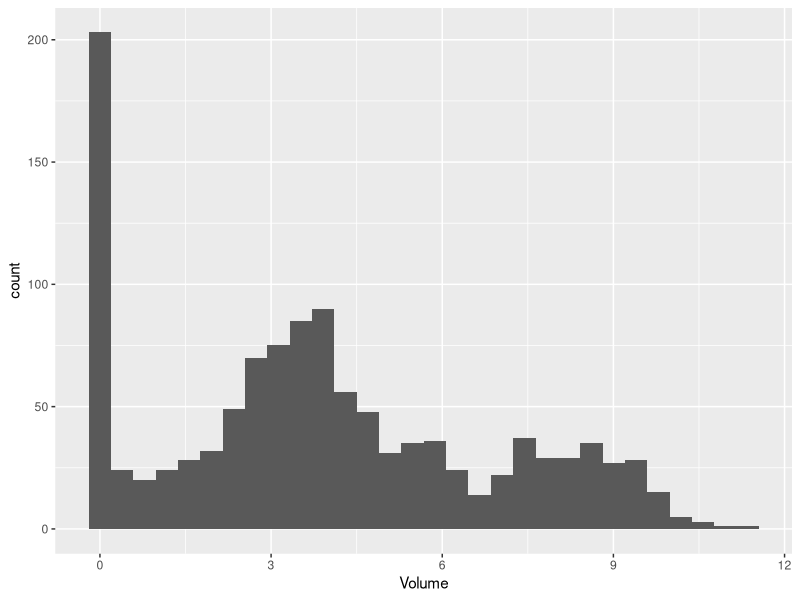
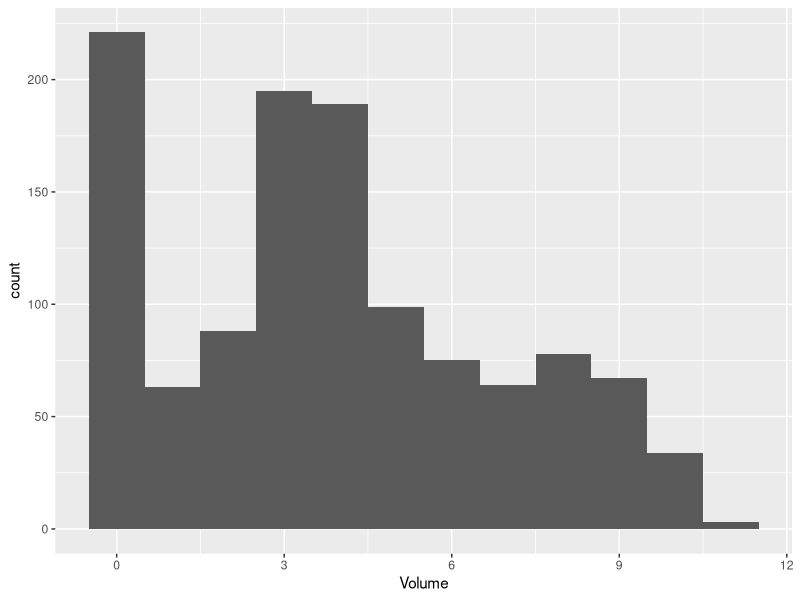
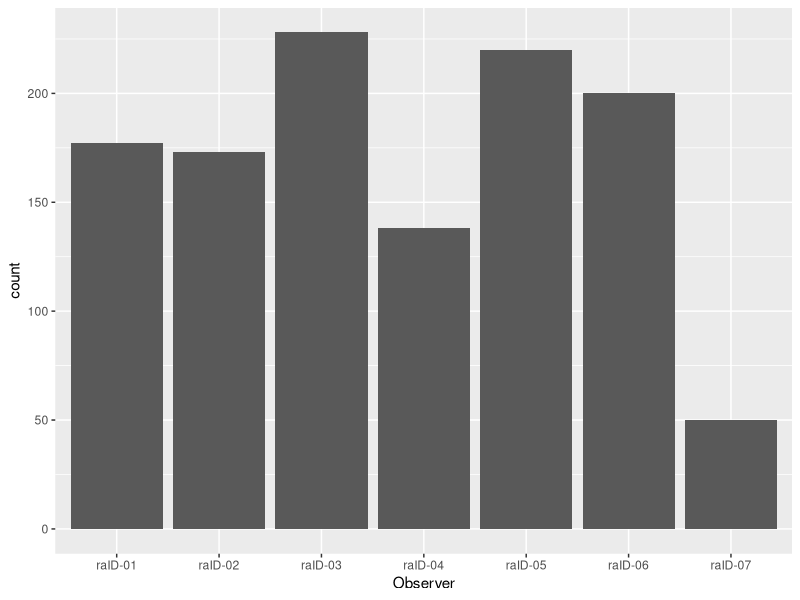
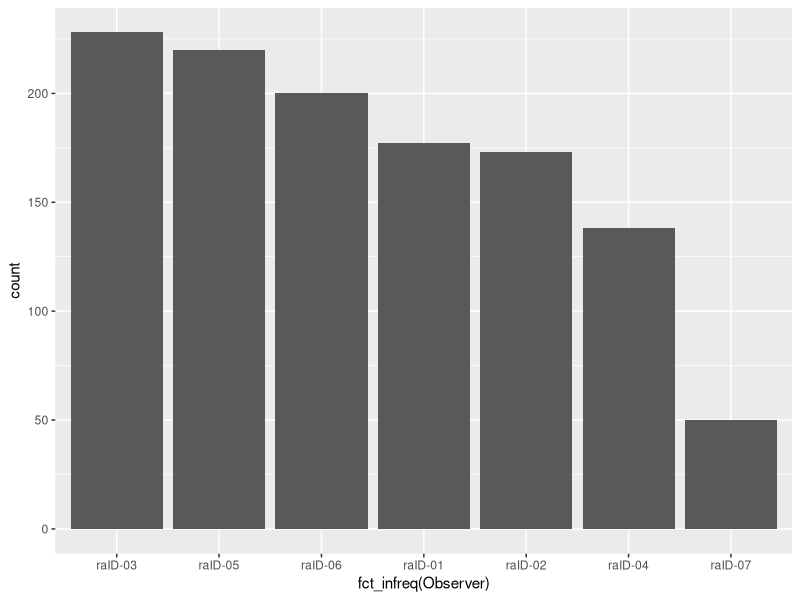
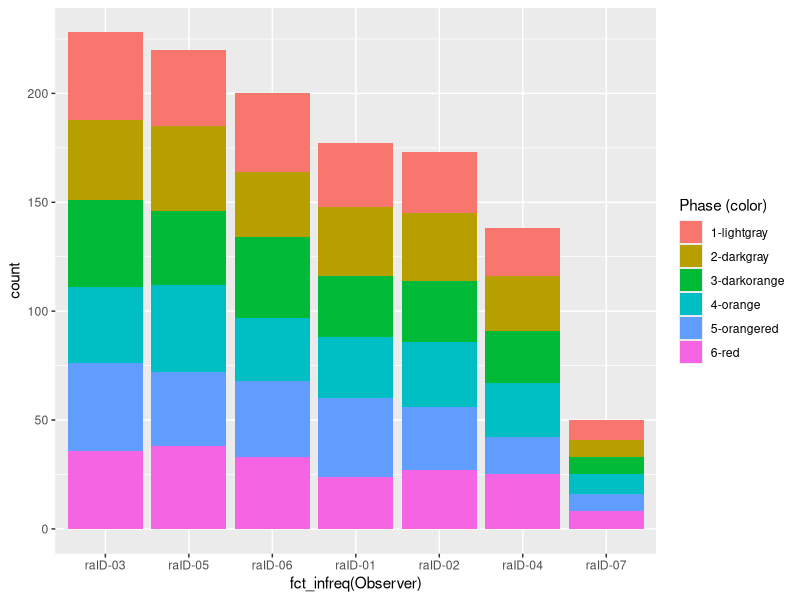
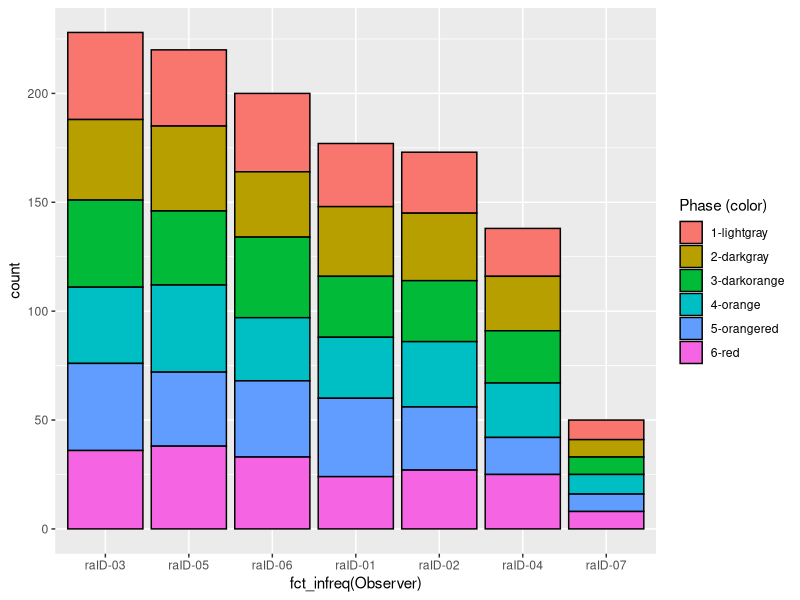
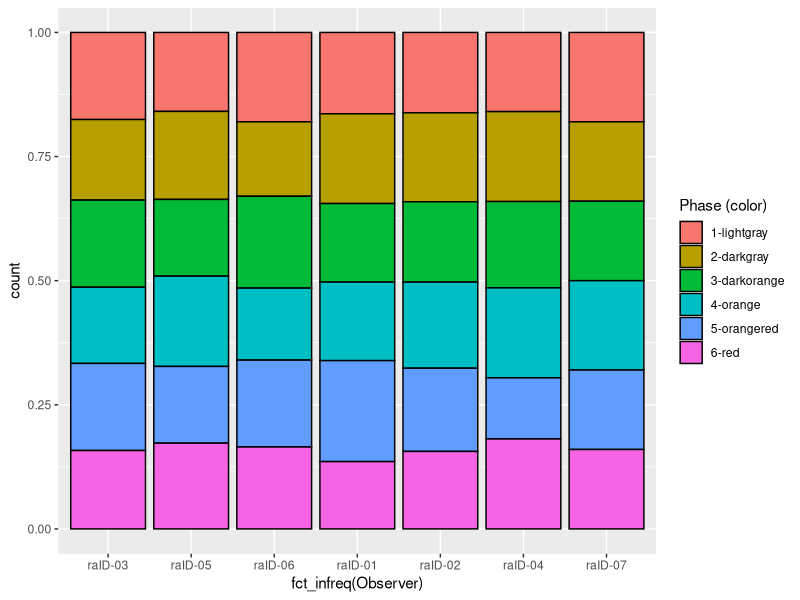

The R script that drew these images, in order: (Note: this script raises an error after producing the figures.)
#Loading libraries 
library(tidyverse)
library(readxl)

#Reading in data the same way as last time
cb_data <- read_xlsx(path = "CB_data_2023.xlsx",
                     skip = 11,
                     na = "-99")

#geom_histogram makes histograms
#A histogram shows the distribution of a continuous variable
#Divides data into bins and counts how many obs per bin
#Height of bar = count
#Only specify "x" aesthetic 
ggplot(data = cb_data,
       aes(x = Volume)) +
  geom_histogram()

#Adjust number of bins with binwidth
ggplot(data = cb_data,
       aes(x = Volume)) +
  geom_histogram(binwidth = 1)

#Making a bar plot using geom_bar
#With only "x" aesthetic; counts number of obs
#Use with categorical variable
ggplot(data = cb_data,
       aes(x = Observer)) +
  geom_bar()

#Use fct_infreq() to order based on count
ggplot(data = cb_data,
       aes(x = fct_infreq(Observer))) +
  geom_bar()

#Use the fill aesthetic for example to add another variable
#Color of bars controlled using the fill aesthetic
#The default setting creates stacked bars
ggplot(data = cb_data,
       aes(x = fct_infreq(Observer),
           fill = `Phase (color)`)) +
  geom_bar()

#Color controls outline
ggplot(data = cb_data,
       aes(x = fct_infreq(Observer),
           fill = `Phase (color)`)) +
  geom_bar(color = "black")

#Use position = "fill" to get percentages 
ggplot(data = cb_data,
       aes(x = fct_infreq(Observer),
           fill = `Phase (color)`)) +
  geom_bar(color = "black",
           position = "fill")

#geom_bar with both x and y aesthetics
#Throws an error because of the default counting
ggplot(data = cb_data,
       aes(x = Observer,
           y = Volume)) +
  geom_bar()

#We need to specify "stat" for it to work
#Most of the time we will want to use stat = "summary" 
#"summary" means summary statistic 
#The exact type of summary stat picked with fun = 
ggplot(data = cb_data,
       aes(x = `Phase (color)`,
           y = Volume)) +
  geom_bar(stat = "summary",
           fun = "mean")

#We can flip axes to give more room for axis labels
ggplot(data = cb_data,
       aes(x = `Phase (color)`,
           y = Volume)) +
  geom_bar(stat = "summary",
           fun = "mean") +
  coord_flip()

#Adding more information to our plot
#Here using the fill aesthetic
ggplot(data = cb_data,
       aes(x = `Phase (color)`,
           y = Volume,
           fill = Observer)) +
  geom_bar(stat = "summary",
           fun = "mean")

#Plot bars side-by-side using position = "dodge"
ggplot(data = cb_data,
       aes(x = `Phase (color)`,
           y = Volume,
           fill = Observer)) +
  geom_bar(stat = "summary",
           fun = "mean",
           position = "dodge")

#Add errorbars
#Error bars also need position = "dodge" to align with bars
ggplot(data = cb_data,
       aes(x = `Phase (color)`,
           y = Volume,
           fill = Observer)) +
  geom_bar(stat = "summary",
           fun = "mean",
           position = "dodge") +
  geom_errorbar(stat = "summary",
                fun.data = "mean_se",
                position = "dodge")

#Show similar info as above using geom_boxplot
#Boxes and lines based on median + quartiles 
#See ?geom_boxplot for more info
ggplot(data = cb_data,
       aes(x = `Phase (color)`,
           y = Volume,
           fill = Observer)) +
  geom_boxplot()

#Assigning plot to object
#Use parentheses to both assign a plot to an object and show it
#Lets change the color scale just for fun
(p1 <- ggplot(data = cb_data,
       aes(x = `Phase (color)`,
           y = Volume,
           fill = Observer)) +
  geom_bar(stat = "summary",
           fun = "mean",
           position = "dodge") +
  geom_errorbar(stat = "summary",
                fun.data = "mean_se",
                position = "dodge") +
    scale_fill_viridis_d()
)

(p2 <- ggplot(data = cb_data,
       aes(x = `Phase (color)`,
           y = Volume,
           fill = Observer)) +
  geom_boxplot() +
  scale_fill_viridis_d()
)

#Use the plot_grid() function (cowplot package) to combine plots
#Instead of loading package, :: can be used to find function 
cowplot::plot_grid(p1, p2)

#Add labels
cowplot::plot_grid(p1, p2,
                   labels = "AUTO")

#Export plot using ggsave
ggsave(filename = "plot1.pdf",
       plot = p1)
